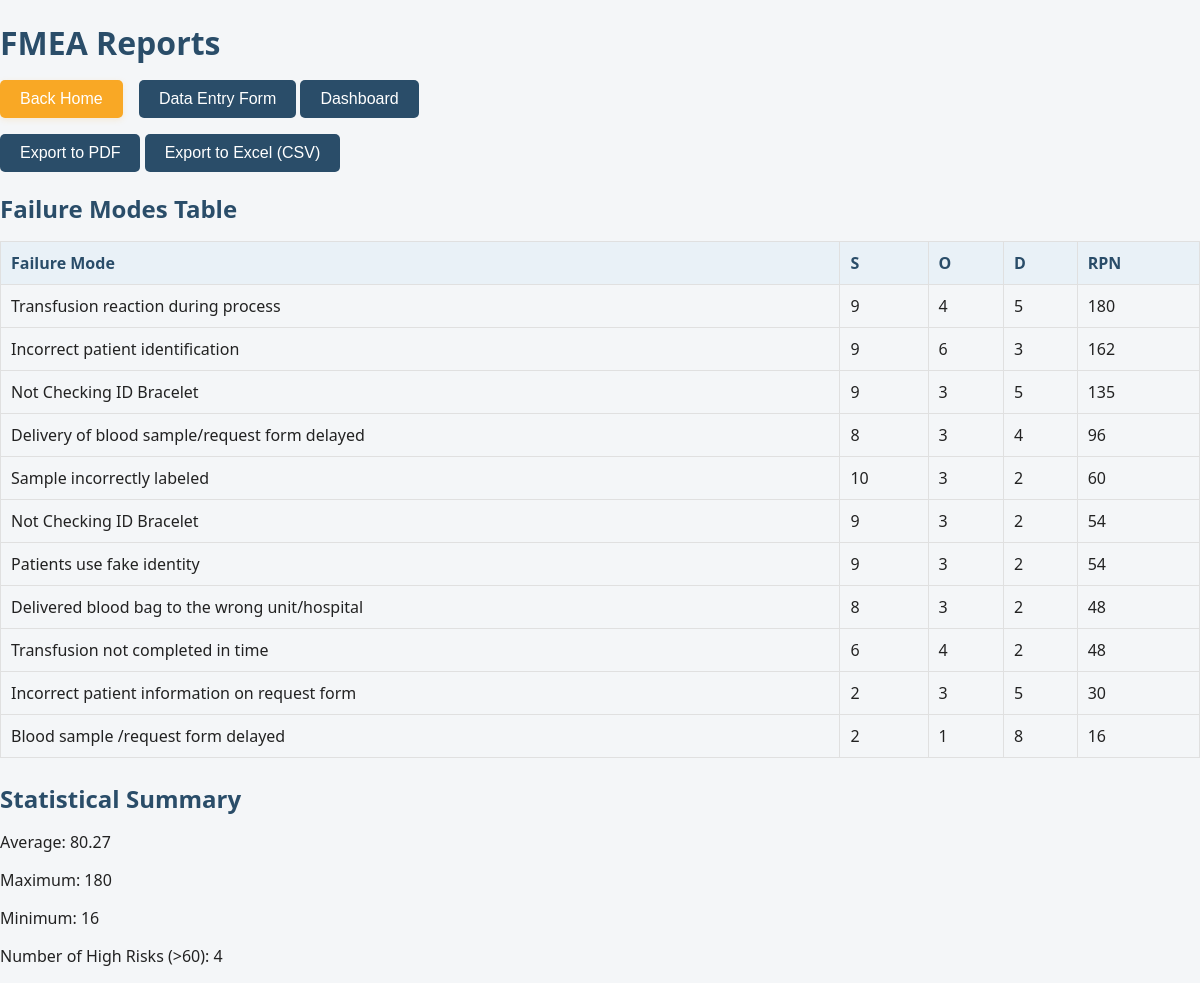
The page /reports on the database as committed earlier.
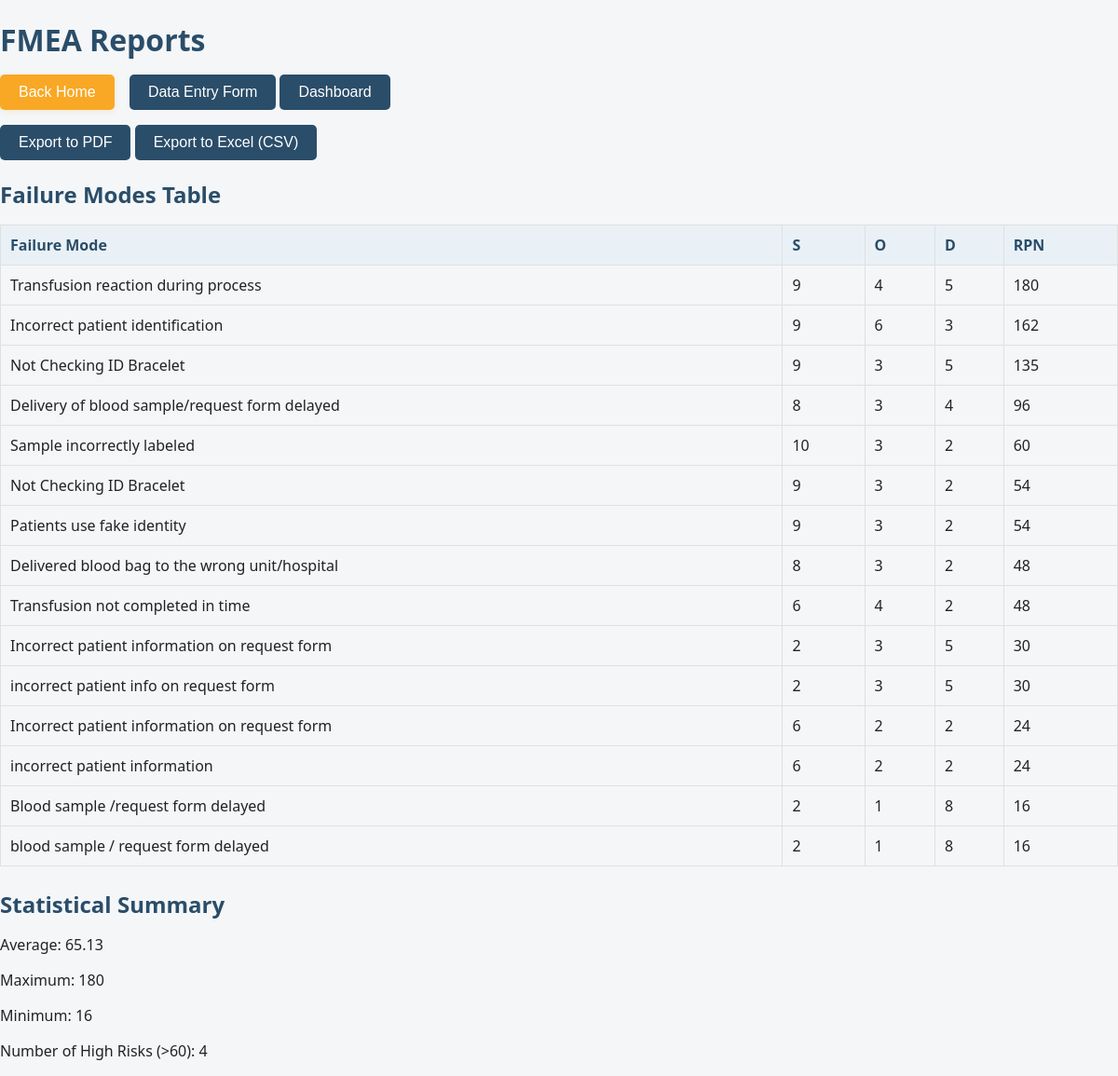
The same page on the database as committed later.
### tables this page shows
CREATE TABLE failure_modes
                 (id INTEGER PRIMARY KEY AUTOINCREMENT,
                  step TEXT,
                  failure_mode TEXT,
                  cause TEXT,
                  control TEXT,
                  s INTEGER,
                  o INTEGER,
                  d INTEGER,
                  rpn INTEGER);

### app.py (the view)
@app.route('/reports')
def reports():
    data = get_all_data()
    stats = get_stats(data)
    return render_template('reports.html', data=data, stats=stats)

### app.py (called while the page is built)
def get_all_data():
    conn = sqlite3.connect('fmea.db')
    c = conn.cursor()
    c.execute('SELECT id, step, failure_mode, cause, control, s, o, d, rpn FROM failure_modes ORDER BY rpn DESC')
    rows = c.fetchall()
    data = [{
        'id': row[0],
        'Step': row[1],
        'Failure Mode': row[2],
        'Cause': row[3],
        'Control': row[4],
        'S': row[5],
        'O': row[6],
        'D': row[7],
        'RPN': row[8]
    } for row in rows]
    conn.close()
    return data

def get_stats(data):
    if not data:
        return {'average': 0, 'max': 0, 'min': 0, 'high_risk': 0}
    df = pd.DataFrame(data)
    avg_rpn = df['RPN'].mean()
    max_rpn = df['RPN'].max()
    min_rpn = df['RPN'].min()
    high_risk = len(df[df['RPN'] > 60])
    return {'average': round(avg_rpn, 2), 'max': max_rpn, 'min': min_rpn, 'high_risk': high_risk}

### templates/reports.html (shortened to what this page needs)
<!DOCTYPE html>
<html lang="en">
<head>
    <link rel="stylesheet" href="/static/style.css">
</head>
<body>
    <h1>FMEA Reports</h1>
    <div style="margin-bottom: 16px;">
        <a href="/home"><button class="back-home-btn">Back Home</button></a>
        <a href="/form"><button>Data Entry Form</button></a>
        <a href="/dashboard"><button>Dashboard</button></a>
    </div>
    <button onclick="exportToPDF()">Export to PDF</button>
    <button onclick="exportToCSV()">Export to Excel (CSV)</button>
    <h2>Failure Modes Table</h2>
    <table>
        <tr>
            <th>Failure Mode</th>
            <th>S</th>
            <th>O</th>
            <th>D</th>
            <th>RPN</th>
        </tr>
        {% for mode in data %}
        <tr>
            <td>{{ mode['Failure Mode'] }}</td>
            <td>{{ mode['S'] }}</td>
            <td>{{ mode['O'] }}</td>
            <td>{{ mode['D'] }}</td>
            <td>{{ mode['RPN'] }}</td>
        </tr>
        {% endfor %}
    </table>
    <h2>Statistical Summary</h2>
    <p>Average: {{ stats['average'] }}</p>
    <p>Maximum: {{ stats['max'] }}</p>
    <p>Minimum: {{ stats['min'] }}</p>
    <p>Number of High Risks (>60): {{ stats['high_risk'] }}</p>
</body>
</html>

### static/style.css (style rules this page uses)
.back-home-btn { background: #f9a825; color: #fff; border: none; border-radius: 5px; padding: 10px 20px; font-size: 1rem; cursor: pointer; margin-right: 12px; box-shadow: 0 2px 6px rgba(249,168,37,0.15); transition: background 0.2s; }
body { font-family: 'Segoe UI', Arial, sans-serif; background: #f4f6f8; margin: 0; padding: 0; color: #222; }
h1, h2, h3 { color: #2a4d69; margin-bottom: 16px; }
button, input[type="submit"] { background: #2a4d69; color: #fff; border: none; border-radius: 5px; padding: 10px 20px; font-size: 1rem; cursor: pointer; transition: background 0.2s; }
table { width: 100%; border-collapse: collapse; margin-bottom: 24px; }
table th, table td { border: 1px solid #e0e0e0; padding: 10px; text-align: left; }
table th { background: #e9f1f7; color: #2a4d69; }

Rows that differ between the two databases and show on the page:
added failure_modes: failure_mode "incorrect patient info on request form", S "2", O "3", D "5", RPN "30"
added failure_modes: failure_mode "Incorrect patient information on request form", S "6", O "2", D "2", RPN "24"
added failure_modes: failure_mode "incorrect patient information", S "6", O "2", D "2", RPN "24"
added failure_modes: failure_mode "blood sample / request form delayed", S "2", O "1", D "8", RPN "16"
Other text that changed with them:
{{ stats['average'] }}: "80.27" → "65.13"
